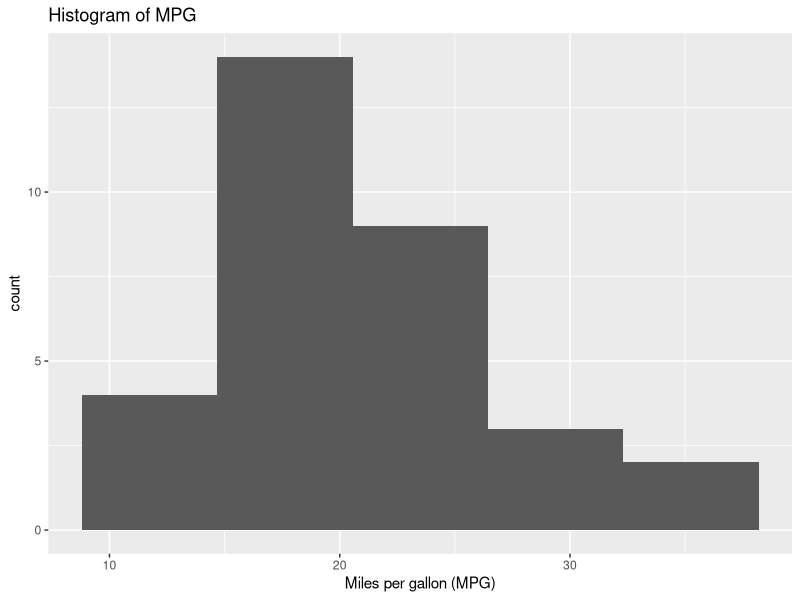
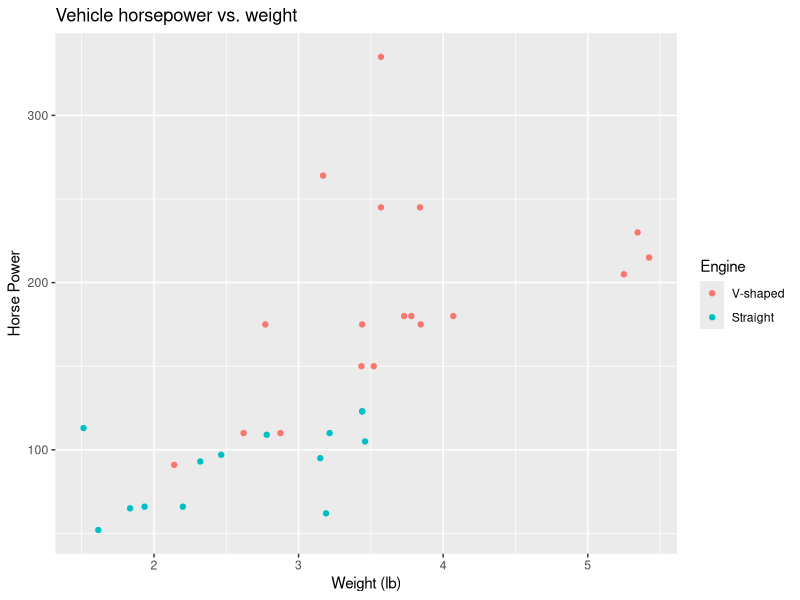
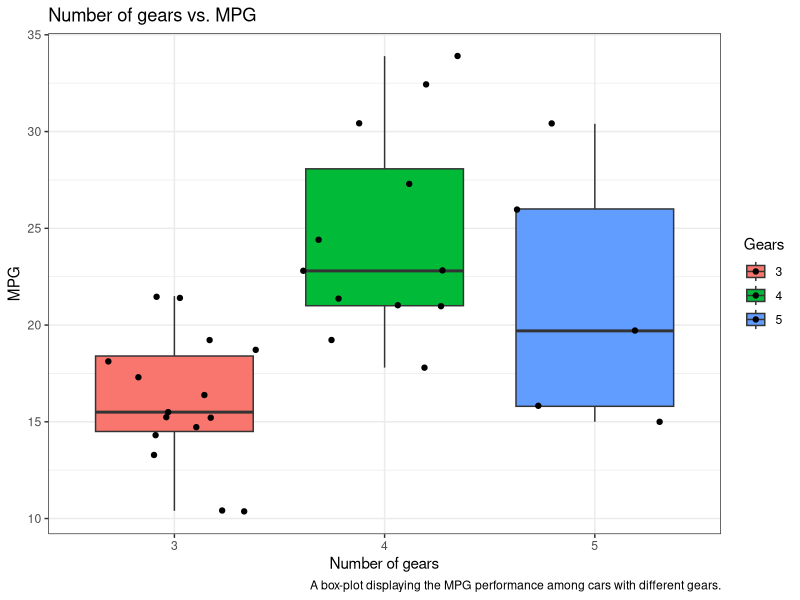

Write the R code that produced these figures, in order.
## ---- chunk 1
knitr::opts_chunk$set(echo = TRUE)
## ---- chunk 2
library(tidyverse)
## ---- chunk 3
?mtcars         # Information about the data
data(mtcars)    # Load the built-in data
head(mtcars)    # View first few rows of data
str(mtcars)     # Structure of the data
summary(mtcars) # Summary of the data
## ---- chunk 4
# Histogram of miles per gallon
ggplot(data = mtcars, aes(x = mpg)) +  # Build a graph
  geom_histogram(bins = 5) +           # Add a histogram layer
  ggtitle('Histogram of MPG') +        # Plot title
  xlab('Miles per gallon (MPG)')       # x-label title
## ---- chunk 5
# Histogram of miles per gallon
ggplot(data = mtcars, aes(x = wt, y = hp, color = as.factor(vs))) +  # Build a graph
  geom_point() +                                                     # Add a scatter plot
  ggtitle('Vehicle horsepower vs. weight') +                         # Plot title
  xlab('Weight (lb)') +                                              # x-label title
  ylab('Horse Power') +                                              # y-lable title
  scale_color_discrete(name = 'Engine',                              # Edit legend
                       labels = c('V-shaped', 'Straight'))
## ---- chunk 6
# Histogram of miles per gallon
ggplot(data = mtcars, aes(x = as.factor(gear), y = mpg, fill = as.factor(gear))) +  # Build a graph
  geom_boxplot() +                                                                  # Add boxplot layer
  geom_point(position = 'jitter') +                                                 # Add points w/ position adjust
  ggtitle('Number of gears vs. MPG') +                                              # Plot title
  xlab('Number of gears') +                                                         # x-label title
  ylab('MPG') +                                                                     # y-label title
  scale_fill_discrete(name = 'Gears',                                               # Edit legend
                       labels = c(3,4,5)) +
  theme_bw() +                                                                      # Black and white theme
  labs(caption = "A box-plot displaying the MPG performance among cars with different gears.") # Caption
